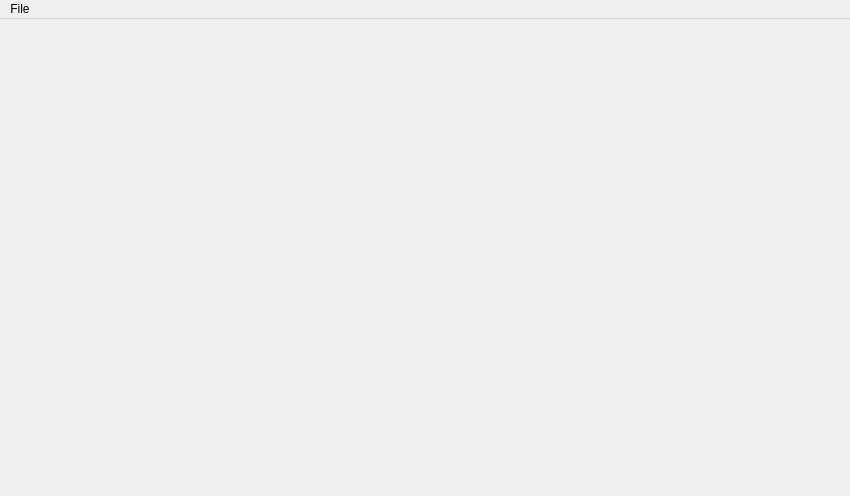
<?xml version="1.0" encoding="UTF-8"?>
<ui version="4.0">
 <class>NSLWidget</class>
 <widget class="QMainWindow" name="NSLWidget">
  <property name="geometry">
   <rect>
    <x>0</x>
    <y>0</y>
    <width>850</width>
    <height>496</height>
   </rect>
  </property>
  <property name="windowTitle">
   <string>NoSugarLife</string>
  </property>
  <widget class="QWidget" name="centralWidget"/>
  <widget class="QMenuBar" name="menuBar">
   <property name="geometry">
    <rect>
     <x>0</x>
     <y>0</y>
     <width>850</width>
     <height>22</height>
    </rect>
   </property>
   <widget class="QMenu" name="menuFile">
    <property name="title">
     <string>File</string>
    </property>
    <addaction name="actionNew"/>
    <addaction name="actionOpen"/>
    <addaction name="actionSave"/>
    <addaction name="actionSaveAs"/>
    <addaction name="actionClose"/>
   </widget>
   <addaction name="menuFile"/>
  </widget>
  <action name="actionOpen">
   <property name="text">
    <string>Open</string>
   </property>
   <property name="shortcut">
    <string>Ctrl+O</string>
   </property>
  </action>
  <action name="actionSave">
   <property name="enabled">
    <bool>true</bool>
   </property>
   <property name="text">
    <string>Save</string>
   </property>
   <property name="shortcut">
    <string>Ctrl+S</string>
   </property>
  </action>
  <action name="actionNew">
   <property name="text">
    <string>New</string>
   </property>
   <property name="shortcut">
    <string>Ctrl+N</string>
   </property>
  </action>
  <action name="actionSaveAs">
   <property name="enabled">
    <bool>true</bool>
   </property>
   <property name="text">
    <string>Save As...</string>
   </property>
   <property name="shortcut">
    <string>Ctrl+Shift+S</string>
   </property>
  </action>
  <action name="actionClose">
   <property name="enabled">
    <bool>true</bool>
   </property>
   <property name="text">
    <string>Close</string>
   </property>
  </action>
 </widget>
 <layoutdefault spacing="6" margin="11"/>
 <resources/>
 <connections/>
</ui>
